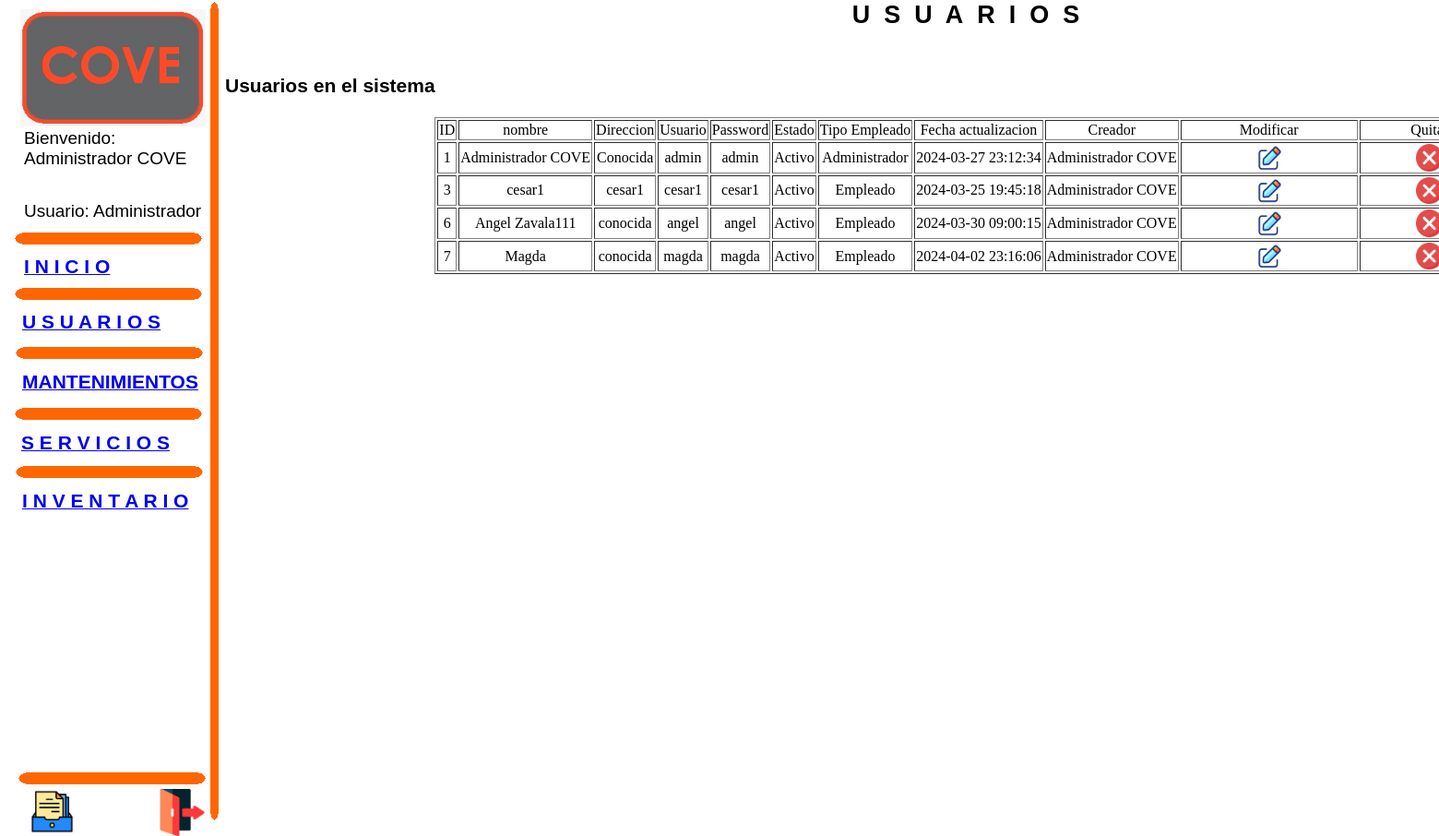
/usuarios.php (signed in), run on the app's committed database.
### tables this page shows
CREATE TABLE `usuarios` (
  `id` int(11) NOT NULL AUTO_INCREMENT,
  `nombre` varchar(500) NOT NULL,
  `direccion` varchar(500) NOT NULL,
  `usuario` varchar(100) NOT NULL,
  `password` varchar(100) NOT NULL,
  `estado` int(11) NOT NULL DEFAULT 1,
  `rol` int(11) NOT NULL,
  `realizo` varchar(500) NOT NULL,
  `fecha_modificacion` datetime NOT NULL,
  PRIMARY KEY (`id`)
);

### usuarios.php (the view, shortened to what this page needs)
<!DOCTYPE HTML PUBLIC "-//W3C//DTD HTML 4.01 Transitional//EN">
<html>
<head>
</head>
<body>
<div id="container">
<div id="image1" style="position:absolute; overflow:hidden; left:22px; top:10px; width:201px; height:127px; z-index:0"><img src="images/WhatsApp Image 2024-01-16 at 7.01.31 PM.jpeg" alt="" title="" border=0 width=201 height=127></div>
<div id="roundrect1" style="position:absolute; overflow:hidden; left:228px; top:2px; width:10px; height:888px; z-index:1"><img border=0 width="100%" height="100%" alt="" src="images/roundrect264984703.gif"></div>
<div id="text7" style="position:absolute; overflow:hidden; left:247px; top:1px; width:1600px; height:35px; z-index:2">
<div class="wpmd">
<div align=center><font class="ws20"><B>U&nbsp; S&nbsp; U&nbsp; A&nbsp; R&nbsp; I&nbsp; O&nbsp; S</B></font></div>
</div></div>
<div id="text8" style="position:absolute; overflow:hidden; left:244px; top:81px; width:1255px; height:35px; z-index:3">
<div class="wpmd">
<div><font class="ws16"><B>Usuarios en el sistema</B></font></div>
</div></div>
<div id="html1" style="position:absolute; overflow:scroll; left:250px; top:127px; width:1600px; height:760px; z-index:4">
<table border=1 align="center">
<tr align="center">
	<td>ID</td>
	<td>nombre</td>
	<td>Direccion</td>
	<td>Usuario</td>
	<td>Password</td>
	<td>Estado</td>
	<td>Tipo Empleado</td>
	<td>Fecha actualizacion</td>
	<td>Creador</td>
	<td>Modificar</td>
	<td>Quitar</td>
</tr>
<?php
include_once "conexion.php";
$consulta = "SELECT * FROM usuarios where estado = 1";
$resultado = mysqli_query($conexion, $consulta);
while ($row = mysqli_fetch_assoc($resultado)) {
    echo "<tr align='center'>";
	    echo "<td>".$row["id"]."</td>";
	    echo "<td>".$row["nombre"]."</td>";
	    echo "<td>".$row["direccion"]."</td>";
	    echo "<td>".$row["usuario"]."</td>";
	    echo "<td>".$row["password"]."</td>";
		echo "<td>Activo</td>";
		if($row["rol"] == 1)
			echo "<td>Administrador</td>";
		else
			echo "<td>Empleado</td>";
		echo "<td>".$row["fecha_modificacion"]."</td>";
		echo "<td>".$row["realizo"]."</td>";
		echo "<td> <a title='Modificar usuario' href='modificar_usuario.php?id=".$row["id"]."'><img border=0 width='20%' height='20%' alt='' src='images/modificar.png'></a></td>";
		echo "<td> <a title='Modificar usuario' href='quitar_usuario.php?id=".$row["id"]."'><img border=0 width='20%' height='20%' alt='' src='images/tache.png'></a></td>";
    echo "</tr>";
}
?>
</table>
</div>
<div id="roundrect2" style="position:absolute; overflow:hidden; left:16px; top:252px; width:204px; height:14px; z-index:6"><img border=0 width="100%" height="100%" alt="" src="images/roundrect276358437.gif"></div>
<div id="roundrect3" style="position:absolute; overflow:hidden; left:16px; top:312px; width:204px; height:14px; z-index:7"><img border=0 width="100%" height="100%" alt="" src="images/roundrect276358453.gif"></div>
<div id="text1" style="position:absolute; overflow:hidden; left:24px; top:337px; width:194px; height:35px; z-index:8">
<a href="usuarios.php" title="Administración de usuarios"><div class="wpmd">
<div><font class="ws16"><B>U S U A R I O S</B></font></div>
</div></a></div>
<div id="roundrect4" style="position:absolute; overflow:hidden; left:17px; top:376px; width:204px; height:14px; z-index:9"><img border=0 width="100%" height="100%" alt="" src="images/roundrect276358484.gif"></div>
<div id="text2" style="position:absolute; overflow:hidden; left:24px; top:402px; width:198px; height:35px; z-index:10">
<a href="mantenimientos.php" title="Administración de mantenimientos"><div class="wpmd">
<div><font class="ws16"><B>MANTENIMIENTOS</B></font></div>
</div></a></div>
<div id="roundrect5" style="position:absolute; overflow:hidden; left:16px; top:442px; width:204px; height:14px; z-index:11"><img border=0 width="100%" height="100%" alt="" src="images/roundrect276358515.gif"></div>
<div id="text3" style="position:absolute; overflow:hidden; left:23px; top:468px; width:198px; height:35px; z-index:12">
<a href="servicios.php" title="Administración de servicios"><div class="wpmd">
<div><font class="ws16"><B>S E R V I C I O S</B></font></div>
</div></a></div>
<div id="roundrect6" style="position:absolute; overflow:hidden; left:17px; top:505px; width:204px; height:14px; z-index:13"><img border=0 width="100%" height="100%" alt="" src="images/roundrect276358546.gif"></div>
<div id="text4" style="position:absolute; overflow:hidden; left:24px; top:531px; width:198px; height:35px; z-index:14">
<a href="inventario.php" title="Administración de inventario"><div class="wpmd">
<div><font class="ws16"><B>I N V E N T A R I O</B></font></div>
</div></a></div>
<div id="roundrect7" style="position:absolute; overflow:hidden; left:20px; top:837px; width:204px; height:14px; z-index:15"><img border=0 width="100%" height="100%" alt="" src="images/roundrect276358578.gif"></div>
<div id="image4" style="position:absolute; overflow:hidden; left:33px; top:856px; width:47px; height:47px; z-index:22"><a href="archivo.php" title="Registros guardados"><img src="images/paste5.jpg" alt="" title="" border=0 width=47 height=47></a></div>
<div id="image5" style="position:absolute; overflow:hidden; left:172px; top:855px; width:51px; height:51px; z-index:23"><a href="salir.php" title="Salir del sistema"><img src="images/paste8.jpg" alt="" title="" border=0 width=51 height=51></a></div>
<div id="text6" style="position:absolute; overflow:hidden; left:26px; top:277px; width:189px; height:35px; z-index:17">
<a href="sistema.php" title="Inicio de sistema"><div class="wpmd">
<div><font class="ws16"><B>I N I C I O</B></font></div>
</div></a></div>
<div id="text10" style="position:absolute; overflow:hidden; left:26px; top:139px; width:197px; height:66px; z-index:19">
<div class="wpmd">
<div><font class="ws14">Bienvenido: <?php echo $_SESSION["nombre_usuario"];?> </font></div>
</div></div>
<div id="text11" style="position:absolute; overflow:hidden; left:26px; top:218px; width:203px; height:36px; z-index:20">
<div class="wpmd">
<div><font class="ws14">Usuario: <?php if($_SESSION["rol"] == 1) echo "Administrador"; else echo "Empleado"?></font></div>
</div></div>
</div>
</body>
</html>

### usuarios.php (style rules this page uses)
.ws14 { font-size: 19px; }
.ws16 { font-size: 21px; }
.ws20 { font-size: 27px; }
.wpmd { font-size: 13px;font-family: Arial,Helvetica,Sans-Serif;font-style: normal;font-weight: normal; }
DIV,UL,OL { margin-top: 0px; margin-bottom: 0px; }
div#container { position:relative; width: 1866px; margin-top: 0px; margin-left: auto; margin-right: auto; text-align:left; }
body { text-align:center;margin:0 }

### data on the page
usuarios: id "1", nombre "Administrador COVE", direccion "Conocida", usuario "admin", password "admin", rol "Administrador", fecha_modificacion "2024-03-27 23:12:34", realizo "Administrador COVE"
usuarios: id "3", nombre "cesar1", direccion "cesar1", usuario "cesar1", password "cesar1", rol "Empleado", fecha_modificacion "2024-03-25 19:45:18", realizo "Administrador COVE"
usuarios: id "6", nombre "Angel Zavala111", direccion "conocida", usuario "angel", password "angel", rol "Empleado", fecha_modificacion "2024-03-30 09:00:15", realizo "Administrador COVE"
usuarios: id "7", nombre "Magda", direccion "conocida", usuario "magda", password "magda", rol "Empleado", fecha_modificacion "2024-04-02 23:16:06", realizo "Administrador COVE"

### other printed values
$_SESSION["nombre_usuario"] "Administrador COVE"
